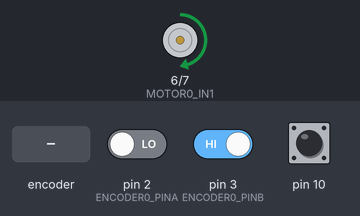
The sketch below on a simulated Arduino Uno, built with avr-gcc and run on an emulated ATmega328P. Shown: motor-driver pin pairs drawn as motors (green arrow = first pin HIGH = forward, orange = second pin HIGH = backward, longer = more drive, scaled by the enable pin). The inputs (shaded band) are chosen by the test bench; at power-on: pin 2 (ENCODER0_PINA) LOW, pin 3 (ENCODER0_PINB) HIGH, pin 10 HIGH.

Above: at 6.2 s.
6.3 s: rotary encoder on pin 2 (ENCODER0_PINA) / pin 3 (ENCODER0_PINB) turned 3 steps (first pin leading)
At 7.8 s:
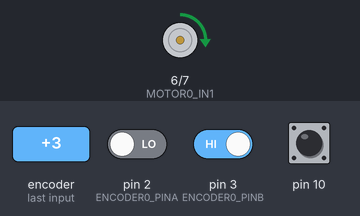
8.4 s: rotary encoder on pin 2 (ENCODER0_PINA) / pin 3 (ENCODER0_PINB) turned 3 steps (first pin leading)
10.5 s: rotary encoder on pin 2 (ENCODER0_PINA) / pin 3 (ENCODER0_PINB) turned 1 step (first pin leading)
At 10.9 s:
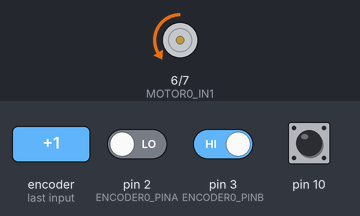
12.2 s: rotary encoder on pin 2 (ENCODER0_PINA) / pin 3 (ENCODER0_PINB) turned 3 steps (first pin leading)
At 13.7 s:
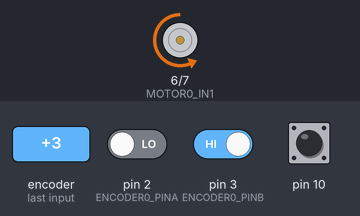
14.3 s: rotary encoder on pin 2 (ENCODER0_PINA) / pin 3 (ENCODER0_PINB) turned 3 steps (first pin leading)
At 15.2 s:
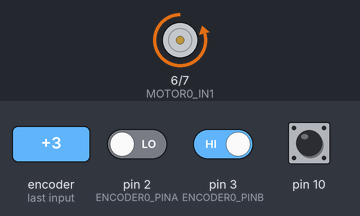
Timing chart, 0 to 17.3 s (numbered marks = the images above; inputs shaded):
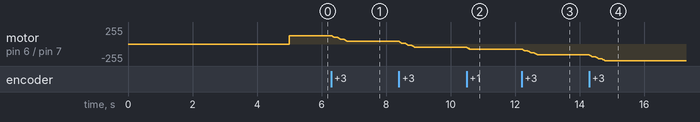

The sketch:

one_dof_closed_loop_step_resp.ino
```cpp
/* included necessary libraries */
#include <PID_v1_modified_v1.h>
#include <TimerOne.h>

/* Define pins */
#define MOTOR0_ENA 9
#define MOTOR0_IN1 6
#define MOTOR0_IN2 7
#define ENCODER0_PINA  2
#define ENCODER0_PINB  3

/* Define other macros */
#define SERIAL_RES 10

/* Define variables for the dual channel encoder reading algorithm */
volatile signed long encoder0Pos = 0;


/* Define desired angles */
double desiredYaw;
double desiredPitch;


/* Define control variables for the PID and initialze all PID related stuff */
double actualPitch, pwmOutput;
double Ki=0, Kd=3.8;
double Kp=8.518*Kd;
PID myPID(&actualPitch, &pwmOutput, &desiredPitch, Kp, Ki, Kd, DIRECT);


/* Define variables used for serialStuff */
signed long currentTime = 0;
signed long lastTime = 0;


void setup() {
  /* set pin modes */
  pinMode(ENCODER0_PINA, INPUT);
  pinMode(ENCODER0_PINB, INPUT);
  pinMode(MOTOR0_ENA, OUTPUT);
  pinMode(MOTOR0_IN1, OUTPUT);
  pinMode(MOTOR0_IN2, OUTPUT);


  /* initialize software interrupts */
  attachInterrupt(0, doEncoder0_A, CHANGE);
  attachInterrupt(1, doEncoder0_B, CHANGE);


  /* initialize serial communication */
  Serial.begin(2000000);
  delay(5000);


  /* Set initial rotation direction and pwm */
  digitalWrite(MOTOR0_IN1, HIGH);
  digitalWrite(MOTOR0_IN2, LOW);
  Timer1.initialize(200);                 // initialize timer1, and set a 5kHZ frequency
  Timer1.pwm(MOTOR0_ENA, 0);              // setup initial pwm on MOTOR0_ENA
  Timer1.attachInterrupt(callback);       // attaches callback() as a timer overflow interrupt


  /* initialize actual and desired angle for the PID algorithm */
  encoder();
  desiredPitch = 15;


  /* turn the PID on */
  myPID.SetMode(AUTOMATIC);
}


void loop() {
  encoder();
  myPID.Compute();
  motor();
  // serialStuff();
}


void callback()
{
  digitalWrite(10, digitalRead(10) ^ 1);
}


/* calculates the relative angle from the encoder's position count */
void encoder () {
  actualPitch = encoder0Pos * 0.9;
}


/* set the rotation and pwm of the motor */
void motor () {
  if ( pwmOutput < 0 ) {
    digitalWrite(MOTOR0_IN1, LOW);
    digitalWrite(MOTOR0_IN2, HIGH);
    Timer1.pwm(MOTOR0_ENA, (-1*pwmOutput));;
  }
  else {
    digitalWrite(MOTOR0_IN1, HIGH);
    digitalWrite(MOTOR0_IN2, LOW);
    Timer1.pwm(MOTOR0_ENA, pwmOutput);;
  }

}


void serialStuff () {
  currentTime = millis();

  if ( currentTime >= lastTime + SERIAL_RES || lastTime == 0){
    Serial.print(currentTime);
    Serial.print(",");
    Serial.print(actualPitch);
    Serial.println("");
    lastTime = currentTime;
  }
}


void doEncoder0_A() {
  // look for a low-to-high on channel A
  if (digitalRead(ENCODER0_PINA) == HIGH) {

    // check channel B to see which way encoder is turning
    if (digitalRead(ENCODER0_PINB) == LOW) {
      encoder0Pos = encoder0Pos + 1;         // CW
    }
    else {
      encoder0Pos = encoder0Pos - 1;         // CCW
    }
  }

  else   // must be a high-to-low edge on channel A
  {
    // check channel B to see which way encoder is turning
    if (digitalRead(ENCODER0_PINB) == HIGH) {
      encoder0Pos = encoder0Pos + 1;          // CW
    }
    else {
      encoder0Pos = encoder0Pos - 1;          // CCW
    }
  }
  // use for debugging - remember to comment out
}

void doEncoder0_B() {
  // look for a low-to-high on channel B
  if (digitalRead(ENCODER0_PINB) == HIGH) {

    // check channel A to see which way encoder is turning
    if (digitalRead(ENCODER0_PINA) == HIGH) {
      encoder0Pos = encoder0Pos + 1;         // CW
    }
    else {
      encoder0Pos = encoder0Pos - 1;         // CCW
    }
  }

  // Look for a high-to-low on channel B

  else {
    // check channel B to see which way encoder is turning
    if (digitalRead(ENCODER0_PINA) == LOW) {
      encoder0Pos = encoder0Pos + 1;          // CW
    }
    else {
      encoder0Pos = encoder0Pos - 1;          // CCW
    }
  }
}
```

Measured:
- after the input at 6.3 s, motor on pin 6 (MOTOR0_IN1) / pin 7 (MOTOR0_IN2): moves from forward 121/255 to forward 41/255 over 0.45 s, starting at once
- after the input at 10.5 s, motor on pin 6 (MOTOR0_IN1) / pin 7 (MOTOR0_IN2): backward 46/255 → backward 75/255 at once
- after the input at 12.2 s, motor on pin 6 (MOTOR0_IN1) / pin 7 (MOTOR0_IN2): moves from backward 75/255 to backward 162/255 over 0.47 s, starting at once
- after the input at 14.3 s, motor on pin 6 (MOTOR0_IN1) / pin 7 (MOTOR0_IN2): moves from backward 162/255 to backward 250/255 over 0.47 s, starting at once
